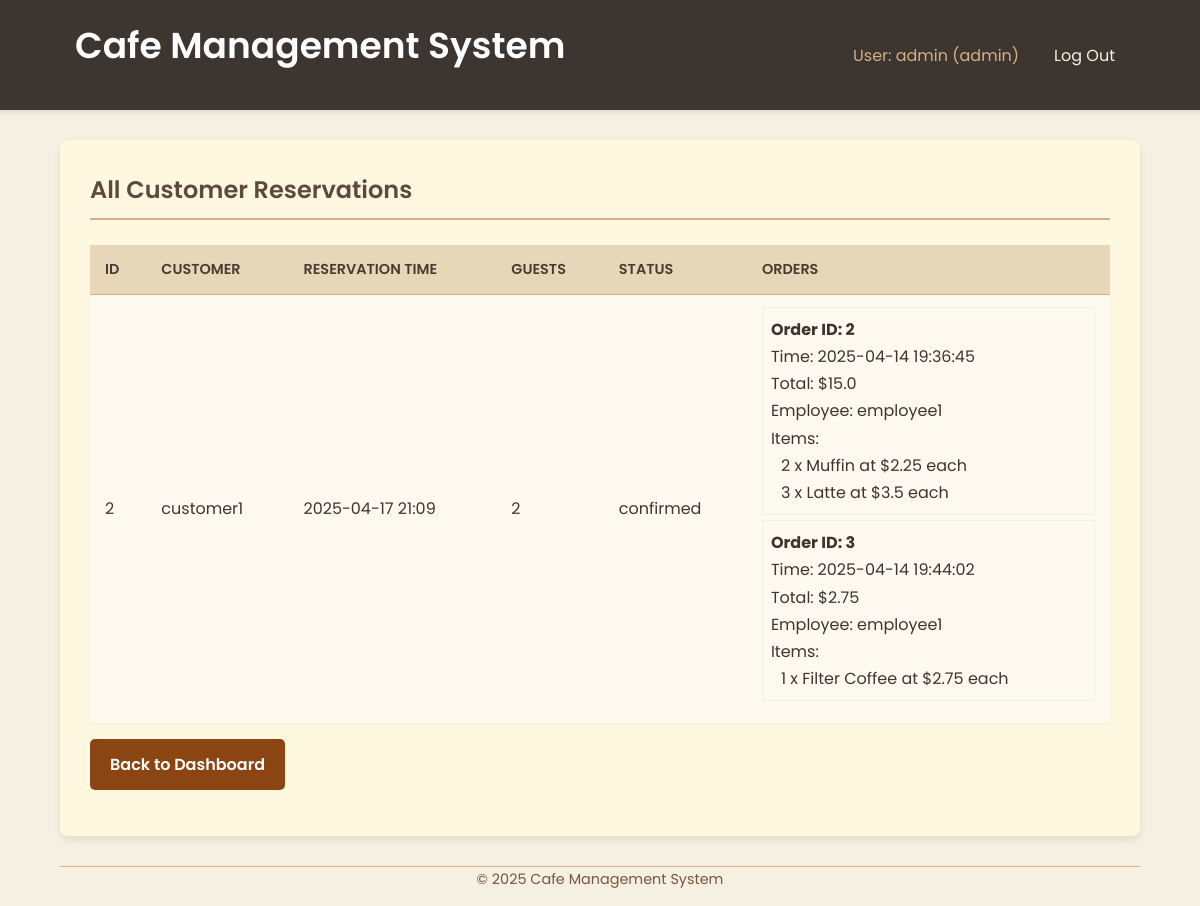
/admin/reservations (signed in), run on an earlier commit of the app's database.
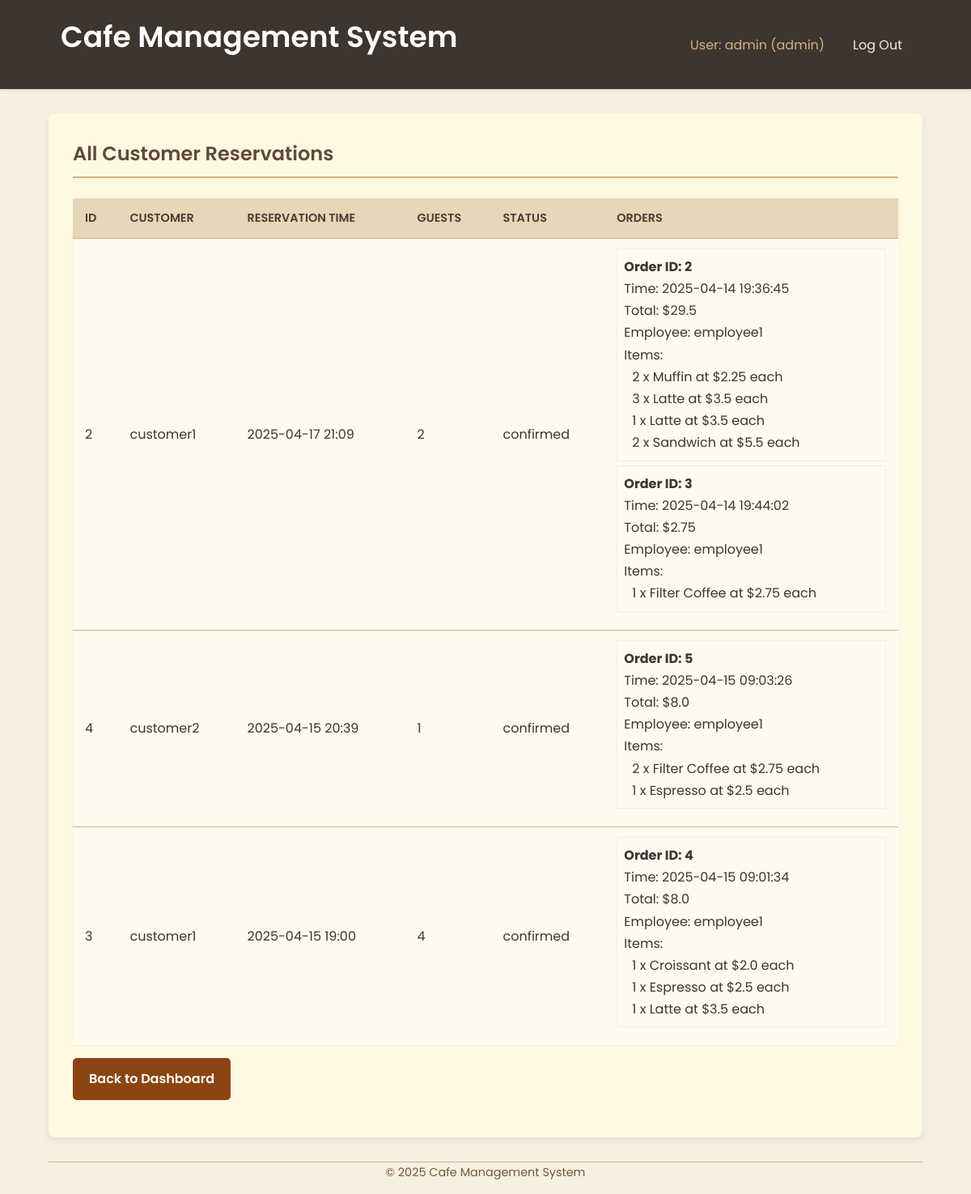
And on a later commit of the database.
### tables this page shows
CREATE TABLE reservations (
            id INTEGER PRIMARY KEY AUTOINCREMENT,
            customer_id INTEGER NOT NULL,
            reservation_time DATETIME NOT NULL,
            num_guests INTEGER NOT NULL,
            status TEXT DEFAULT 'confirmed', -- e.g., confirmed, completed, cancelled
            created_at TIMESTAMP DEFAULT CURRENT_TIMESTAMP,
            FOREIGN KEY (customer_id) REFERENCES users(id)
        );

CREATE TABLE users (
            id INTEGER PRIMARY KEY AUTOINCREMENT,
            username TEXT UNIQUE NOT NULL,
            password_hash TEXT NOT NULL,
            role TEXT NOT NULL CHECK(role IN ('customer', 'employee', 'admin')),
            loyalty_points INTEGER DEFAULT 0,
            created_at TIMESTAMP DEFAULT CURRENT_TIMESTAMP
        );

CREATE TABLE orders (
            id INTEGER PRIMARY KEY AUTOINCREMENT,
            reservation_id INTEGER, -- Can be NULL if it's a walk-in order not tied to a reservation
            employee_id INTEGER NOT NULL, -- Who took the order
            order_time TIMESTAMP DEFAULT CURRENT_TIMESTAMP,
            total_amount REAL NOT NULL,
            -- For simplicity, we store total amount. A real system would have an order_items table.
            FOREIGN KEY (reservation_id) REFERENCES reservations(id),
            FOREIGN KEY (employee_id) REFERENCES users(id)
        );

CREATE TABLE order_items (
            id INTEGER PRIMARY KEY AUTOINCREMENT,
            order_id INTEGER NOT NULL,
            item_name TEXT NOT NULL,
            quantity INTEGER NOT NULL,
            price_per_item REAL NOT NULL,
            FOREIGN KEY (order_id) REFERENCES orders(id) ON DELETE CASCADE -- Delete items if order is deleted
        );

### app.py (the view)
@app.route('/admin/reservations')
@login_required
@role_required('admin')
def admin_view_reservations():
    reservations = []
    db = get_db()
    if not db:
        return render_template('admin/view_reservations.html', reservations=[], error="Database connection failed")
    try:
        cursor = db.execute("""
            SELECT r.id, r.reservation_time, r.num_guests, r.status, u.username as customer_username
            FROM reservations r
            JOIN users u ON r.customer_id = u.id
            ORDER BY r.reservation_time DESC
        """)
        reservations_data = [dict(row) for row in cursor.fetchall()]
        for reservation in reservations_data:
            reservation_id = reservation['id']
            orders = []
            order_cursor = db.execute("""
                SELECT o.id as order_id, o.order_time, o.total_amount, u.username as employee_username
                FROM orders o
                JOIN users u ON o.employee_id = u.id
                WHERE o.reservation_id = ?
                ORDER BY o.order_time
            """, (reservation_id,))
            orders_data = [dict(row) for row in order_cursor.fetchall()]
            for order in orders_data:
                order_id = order['order_id']
                items_cursor = db.execute("""
                    SELECT item_name, quantity, price_per_item
                    FROM order_items
                    WHERE order_id = ?
                """, (order_id,))
                order['items'] = [dict(row) for row in items_cursor.fetchall()]
                orders.append(order)
            reservation['orders'] = orders
            reservations.append(reservation)
    except sqlite3.Error as e:
        print(f"DB Error fetching reservations with orders for admin: {e}")
        flash("Could not fetch reservation list with order details.", "danger")
    return render_template('admin/view_reservations.html', reservations=reservations)

### app.py (called while the page is built)
def get_db():
    if 'db' not in g:
        try:
            g.db = sqlite3.connect(DATABASE)
            g.db.row_factory = sqlite3.Row # Return rows as dictionary-like objects
            print("Database connection opened.")
        except sqlite3.Error as e:
            print(f"Database connection error: {e}")
            flash("Database connection error. Please try again later.", "danger")
            g.db = None # Ensure db is None if connection failed
    return g.db

@app.context_processor
def inject_current_year():
    return {'current_year': datetime.datetime.now().year}

def login_required(f):
    @wraps(f)
    def decorated_function(*args, **kwargs):
        if 'user_id' not in session:
            flash('Please log in to access this page.', 'warning')
            return redirect(url_for('login'))
        return f(*args, **kwargs)
    return decorated_function

def role_required(required_role):
    def decorator(f):
        @wraps(f)
        def decorated_function(*args, **kwargs):
            if 'user_id' not in session:
                flash('Please log in to access this page.', 'warning')
                return redirect(url_for('login'))
            if session.get('role') != required_role:
                flash(f'You do not have permission to access this page. Requires {required_role} role.', 'danger')
                if 'role' in session:
                     return redirect(url_for(f"{session['role']}_dashboard"))
                else:
                     return redirect(url_for('login'))
            return f(*args, **kwargs)
        return decorated_function
    return decorator

### templates/admin/view_reservations.html (shortened to what this page needs)
{% extends 'base.html' %}
{% block content %}
  <h2>All Customer Reservations</h2>
  {% if reservations %}
    <table>
      <thead>
        <tr>
          <th>ID</th>
          <th>Customer</th>
          <th>Reservation Time</th>
          <th>Guests</th>
          <th>Status</th>
          <th>Orders</th>
        </tr>
      </thead>
      <tbody>
        {% for reservation in reservations %}
          <tr>
            <td>{{ reservation['id'] }}</td>
            <td>{{ reservation['customer_username'] }}</td>
            <td>{{ reservation['reservation_time'].replace('T', ' ') }}</td>
            <td>{{ reservation['num_guests'] }}</td>
            <td>{{ reservation['status'] }}</td>
            <td>
              {% if reservation['orders'] %}
                <div style="margin-bottom: 10px;">
                  {% for order in reservation['orders'] %}
                    <div style="border: 1px solid #eee; padding: 8px; margin-bottom: 5px;">
                      <strong>Order ID: {{ order['order_id'] }}</strong><br>
                      Time: {{ order['order_time'] }}<br>
                      Total: ${{ order['total_amount'] }}<br>
                      Employee: {{ order['employee_username'] }}<br>
                      Items:
                      <ul style="list-style-type: none; padding-left: 10px;">
                        {% for item in order['items'] %}
                          <li>{{ item['quantity'] }} x {{ item['item_name'] }} at ${{ item['price_per_item'] }} each</li>
                        {% endfor %}
                      </ul>
                    </div>
                  {% endfor %}
                </div>
              {% else %}
                No orders for this reservation.
              {% endif %}
            </td>
          </tr>
        {% endfor %}
      </tbody>
    </table>
  {% else %}
    <p>No reservations found.</p>
  {% endif %}
  <p><a href="{{ url_for('admin_dashboard') }}" class="button-link mt-2">Back to Dashboard</a></p>
{% endblock %}

### templates/base.html (shortened to what this page needs)
<!doctype html>
<html lang="en">
  <head>
    <link rel="stylesheet" href="{{ url_for('static', filename='style.css') }}">
  </head>
  <body>
    <nav class="navbar">
      <div class="container">
          <h1><a href="{{ url_for('index') }}">Cafe Management System</a></h1>
          <ul>
            {% if 'user_id' in session %}
              <li><span>User: {{ session['username'] }} ({{ session['role'] }})</span></li>
              <li><a href="{{ url_for('logout') }}" class="nav-link">Log Out</a></li>
            {% else %}
              <li><a href="{{ url_for('login') }}" class="nav-link">Log In</a></li>
              <li><a href="{{ url_for('signup') }}" class="nav-link">Sign Up</a></li>
            {% endif %}
          </ul>
      </div>
    </nav>
    <main class="container content-area">
      {% block content %}{% endblock %}
    </main>
    <footer class="container">
      <p>&copy; {{ current_year }} Cafe Management System</p> </footer>
  </body>
</html>

### static/style.css (style rules this page uses)
* { box-sizing: border-box; margin: 0; padding: 0; }
body { font-family: 'Poppins', sans-serif; line-height: 1.7; background-color: #f5f0e1; color: #3d352f; display: flex; flex-direction: column; min-height: 100vh; }
h1, h2, h3 { color: #5e4a3d; margin-bottom: 0.8em; font-weight: 600; }
h2 { border-bottom: 2px solid #d6b084; padding-bottom: 0.3em; margin-bottom: 1em; }
p { margin-bottom: 1em; }
a { color: #a0785a; text-decoration: none; transition: color 0.2s ease-in-out; }
.container { width: 90%; max-width: 1100px; margin: 0 auto; padding: 0 15px; }
.navbar { background-color: #3d352f; color: #f5f0e1; padding: 15px 0; box-shadow: 0 2px 4px rgba(0,0,0,0.1); }
.navbar .container { display: flex; justify-content: space-between; align-items: center; }
.navbar h1 a { color: #ffffff; text-decoration: none; font-size: 1.5em; font-weight: 600; }
.navbar ul { list-style: none; display: flex; align-items: center; }
.navbar ul li { margin-left: 20px; }
.navbar ul li span { color: #d6b084; margin-right: 5px; }
.navbar ul li a.nav-link { color: #f5f0e1; text-decoration: none; padding: 5px 10px; border-radius: 4px; transition: background-color 0.2s ease; }
.content-area { background-color: #fff8e1; padding: 30px; margin-top: 30px; margin-bottom: 30px; border-radius: 8px; box-shadow: 0 4px 8px rgba(0,0,0,0.08); flex-grow: 1; }
form input[type=submit], button, .button-link { background-color: #8b4513; color: white; padding: 12px 20px; border: none; border-radius: 5px; cursor: pointer; font-size: 1em; font-weight: 600; transition: background-color 0.2s ease; text-decoration: none; display: inline-block; margin-top: 10px; margin-right: 10px; }
table { width: 100%; border-collapse: collapse; margin-top: 25px; box-shadow: 0 1px 3px rgba(0,0,0,0.05); background-color: #fffaf0; }
th, td { padding: 12px 15px; text-align: left; border-bottom: 1px solid #d6b084; }
th { background-color: #e6d7b9; font-weight: 600; color: #4a3b31; text-transform: uppercase; font-size: 0.9em; }
tr:last-child td { border-bottom: none; }
footer { text-align: center; margin-top: 30px; padding: 20px 0; font-size: 0.9em; color: #77563d; border-top: 1px solid #d6b084; }
.mt-2 { margin-top: 1rem; }

What changed in the data, as far as the page shows it:
changed orders id 2: total_amount "15.0" → "29.5"
added order_items: quantity "1", item_name "Latte", price_per_item "3.5", shown under orders id 2
added order_items: quantity "2", item_name "Sandwich", price_per_item "5.5", shown under orders id 2
added reservations: id "4", customer_username "customer2", reservation_time.replace "2025-04-15 20:39", num_guests "1", status "confirmed"
added orders: order_id "5", order_time "2025-04-15 09:03:26", total_amount "8.0", employee_username "employee1", shown under "4"
added order_items: quantity "2", item_name "Filter Coffee", price_per_item "2.75", shown under "5"
added order_items: quantity "1", item_name "Espresso", price_per_item "2.5", shown under "5"
added reservations: id "3", customer_username "customer1", reservation_time.replace "2025-04-15 19:00", num_guests "4", status "confirmed"
added orders: order_id "4", order_time "2025-04-15 09:01:34", total_amount "8.0", employee_username "employee1", shown under "3"
added order_items: quantity "1", item_name "Croissant", price_per_item "2.0", shown under "4"
added order_items: quantity "1", item_name "Espresso", price_per_item "2.5", shown under "4"
added order_items: quantity "1", item_name "Latte", price_per_item "3.5", shown under "4"
